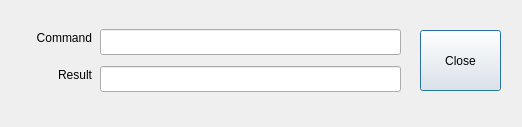
<?xml version="1.0" encoding="UTF-8"?>
<ui version="4.0">
 <class>qcalculatebox</class>
<widget class="QDialog" name="qcalculatebox">
  <property name="geometry">
   <rect>
    <x>0</x>
    <y>0</y>
    <width>522</width>
    <height>127</height>
   </rect>
  </property>
  <property name="windowTitle">
   <string>Dialog</string>
  </property>
  <widget class="QLabel" name="label_command">
   <property name="geometry">
    <rect>
     <x>11</x>
     <y>29</y>
     <width>81</width>
     <height>18</height>
    </rect>
   </property>
   <property name="text">
    <string>   Command</string>
   </property>
   <property name="alignment">
    <set>Qt::AlignmentFlag::AlignRight|Qt::AlignmentFlag::AlignTrailing|Qt::AlignmentFlag::AlignVCenter</set>
   </property>
  </widget>
  <widget class="QLabel" name="label_result">
   <property name="geometry">
    <rect>
     <x>11</x>
     <y>66</y>
     <width>81</width>
     <height>18</height>
    </rect>
   </property>
   <property name="text">
    <string>   Result</string>
   </property>
   <property name="alignment">
    <set>Qt::AlignmentFlag::AlignRight|Qt::AlignmentFlag::AlignTrailing|Qt::AlignmentFlag::AlignVCenter</set>
   </property>
  </widget>
  <widget class="QLineEdit" name="line_edit_command">
   <property name="geometry">
    <rect>
     <x>100</x>
     <y>29</y>
     <width>301</width>
     <height>26</height>
    </rect>
   </property>
   <property name="toolTip">
    <string>Enter a simple command and press
the Tab key</string>
   </property>
  </widget>
  <widget class="QLineEdit" name="line_edit_result">
   <property name="geometry">
    <rect>
     <x>100</x>
     <y>66</y>
     <width>301</width>
     <height>26</height>
    </rect>
   </property>
   <property name="toolTip">
    <string>Shows the result of the command</string>
   </property>
  </widget>
  <widget class="QPushButton" name="button_close">
   <property name="geometry">
    <rect>
     <x>420</x>
     <y>30</y>
     <width>81</width>
     <height>61</height>
    </rect>
   </property>
   <property name="text">
    <string>Close</string>
   </property>
  </widget>
 </widget>
 <resources/>
 <connections/>
</ui>
